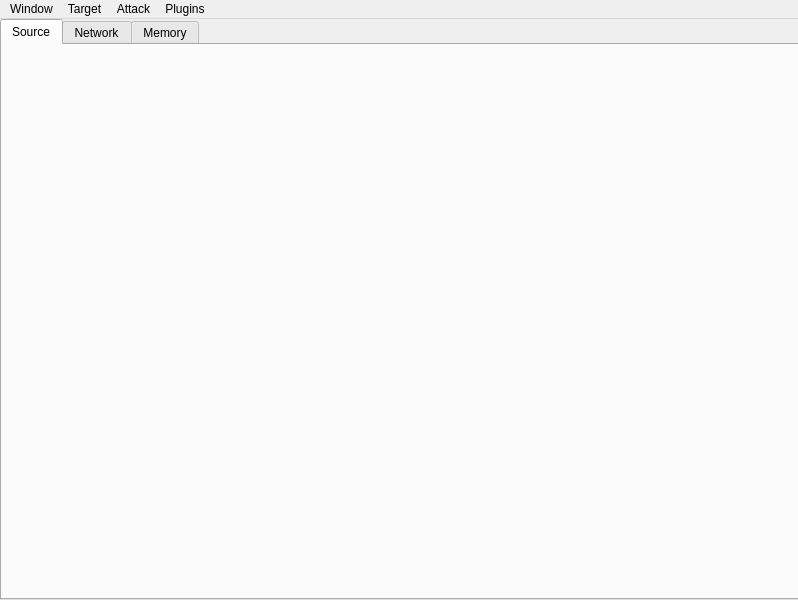
<?xml version="1.0" encoding="UTF-8"?>
<ui version="4.0">
 <class>MainWindow</class>
 <widget class="QMainWindow" name="MainWindow">
  <property name="geometry">
   <rect>
    <x>0</x>
    <y>0</y>
    <width>798</width>
    <height>600</height>
   </rect>
  </property>
  <property name="windowTitle">
   <string>MainWindow</string>
  </property>
  <widget class="QWidget" name="centralwidget">
   <widget class="QWidget" name="verticalLayoutWidget">
    <property name="geometry">
     <rect>
      <x>0</x>
      <y>0</y>
      <width>801</width>
      <height>581</height>
     </rect>
    </property>
    <layout class="QVBoxLayout" name="toolsLayout">
     <item>
      <widget class="QTabWidget" name="toolsWidget">
       <property name="currentIndex">
        <number>0</number>
       </property>
       <widget class="QWidget" name="sourceCodeTab">
        <attribute name="title">
         <string>Source</string>
        </attribute>
       </widget>
       <widget class="QWidget" name="networkRequestsTab">
        <attribute name="title">
         <string>Network</string>
        </attribute>
       </widget>
       <widget class="QWidget" name="memoryTab">
        <attribute name="title">
         <string>Memory</string>
        </attribute>
       </widget>
      </widget>
     </item>
    </layout>
   </widget>
  </widget>
  <widget class="QMenuBar" name="menubar">
   <property name="geometry">
    <rect>
     <x>0</x>
     <y>0</y>
     <width>798</width>
     <height>20</height>
    </rect>
   </property>
   <widget class="QMenu" name="menuWindow">
    <property name="title">
     <string>Window</string>
    </property>
    <addaction name="separator"/>
    <addaction name="actionSettings"/>
    <addaction name="separator"/>
    <addaction name="actionAbout"/>
    <addaction name="actionDocumentation"/>
    <addaction name="actionHelp"/>
    <addaction name="separator"/>
    <addaction name="actionReportBug"/>
    <addaction name="actionIdeas"/>
    <addaction name="separator"/>
    <addaction name="actionRestart"/>
    <addaction name="actionQuit"/>
   </widget>
   <widget class="QMenu" name="menuTarget">
    <property name="title">
     <string>Target</string>
    </property>
    <addaction name="actionSetTarget"/>
    <addaction name="actionDownloadSourceCode"/>
   </widget>
   <widget class="QMenu" name="menuAttack">
    <property name="title">
     <string>Attack</string>
    </property>
    <widget class="QMenu" name="menuInjections">
     <property name="title">
      <string>Injections</string>
     </property>
     <addaction name="actionSQLInjection2"/>
    </widget>
    <addaction name="menuInjections"/>
    <addaction name="actionXSS"/>
   </widget>
   <widget class="QMenu" name="menuPlugins">
    <property name="title">
     <string>Plugins</string>
    </property>
    <addaction name="actionAdd_2"/>
    <addaction name="actionInstall"/>
   </widget>
   <addaction name="menuWindow"/>
   <addaction name="menuTarget"/>
   <addaction name="menuAttack"/>
   <addaction name="menuPlugins"/>
  </widget>
  <action name="actionSettings">
   <property name="text">
    <string>Settings</string>
   </property>
  </action>
  <action name="actionRestart">
   <property name="text">
    <string>Restart</string>
   </property>
  </action>
  <action name="actionQuit">
   <property name="text">
    <string>Quit</string>
   </property>
  </action>
  <action name="actionAbout">
   <property name="text">
    <string>About</string>
   </property>
  </action>
  <action name="actionDocumentation">
   <property name="text">
    <string>Documentation</string>
   </property>
  </action>
  <action name="actionHelp">
   <property name="text">
    <string>Help</string>
   </property>
  </action>
  <action name="actionSetTarget">
   <property name="text">
    <string>Set target</string>
   </property>
  </action>
  <action name="actionDownloadSourceCode">
   <property name="text">
    <string>Download source code</string>
   </property>
  </action>
  <action name="actionXSS">
   <property name="text">
    <string>XSS</string>
   </property>
  </action>
  <action name="actionSQLInjection2">
   <property name="text">
    <string>SQL Injection</string>
   </property>
  </action>
  <action name="actionPlugins">
   <property name="text">
    <string>Plugins</string>
   </property>
  </action>
  <action name="actionAdd_2">
   <property name="text">
    <string>Manage</string>
   </property>
  </action>
  <action name="actionInstall">
   <property name="text">
    <string>Install</string>
   </property>
  </action>
  <action name="actionReportBug">
   <property name="text">
    <string>Report bug</string>
   </property>
  </action>
  <action name="actionIdeas">
   <property name="text">
    <string>Ideas</string>
   </property>
  </action>
  <action name="actionManageUsers">
   <property name="text">
    <string>Manage users</string>
   </property>
  </action>
  <action name="actionInstall_own">
   <property name="text">
    <string>Install own</string>
   </property>
  </action>
 </widget>
 <resources/>
 <connections/>
</ui>
